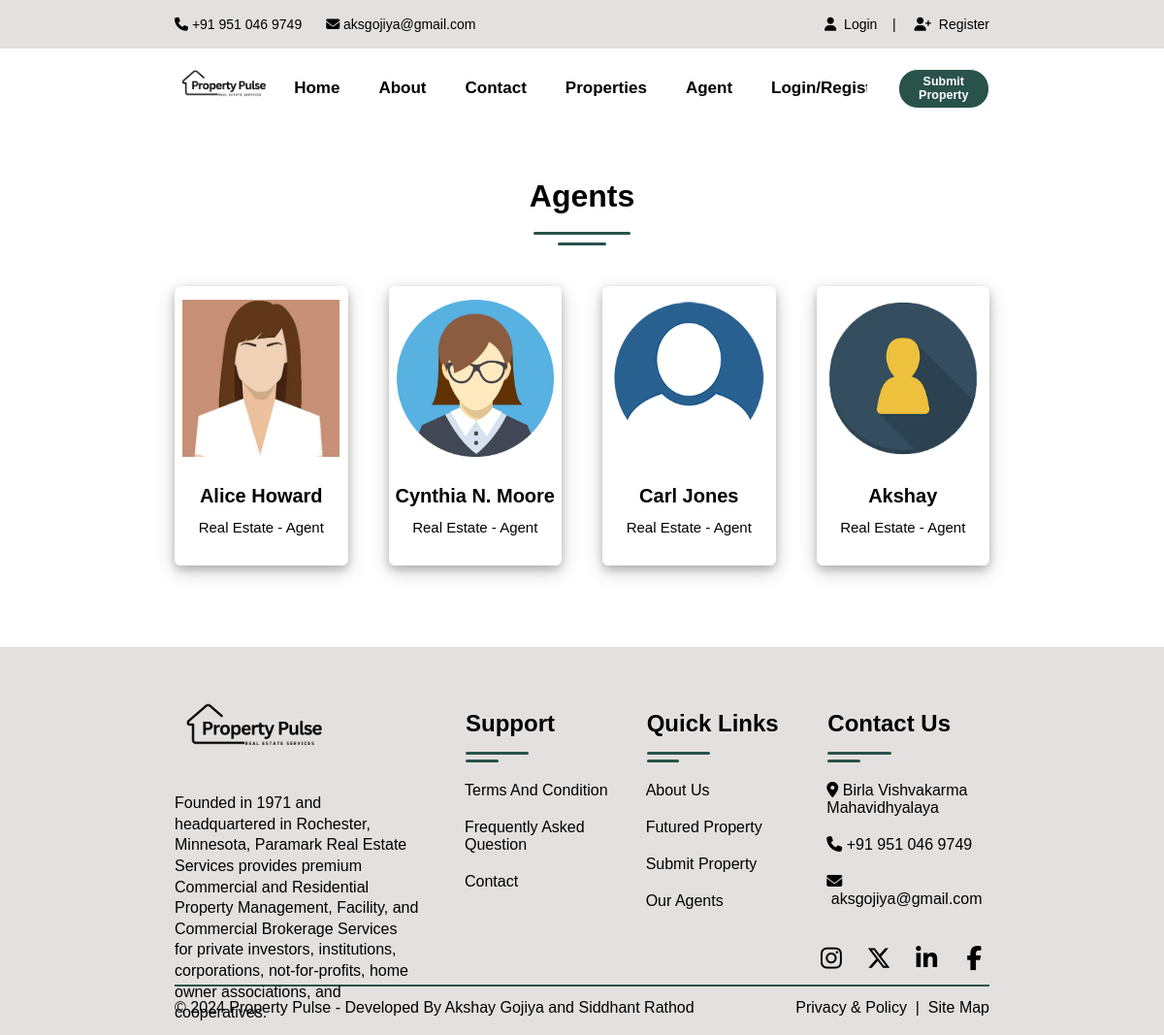
Page /agent.php on the committed database.
### tables this page shows
CREATE TABLE `user` (
  `uid` int(50) NOT NULL,
  `uname` varchar(100) NOT NULL,
  `uemail` varchar(100) NOT NULL,
  `uphone` varchar(20) NOT NULL,
  `upass` varchar(50) NOT NULL,
  `utype` varchar(50) NOT NULL,
  `uimage` varchar(300) NOT NULL,
  `otp` int(11) NOT NULL
);

### agent.php (the view, shortened to what this page needs)
<!DOCTYPE html>
<html lang="en">
<head>
    <link rel="stylesheet" type="text/css" href="CSS/agent.css">
</head>
<body>
    <header>
        <?php require("header.php"); ?>
    </header>
    <section>
        <div class="agent">
            <div class="agentmain">
                    <div class="agentupper">
                        Agents
                    </div>
                    <div class="agentlineone"></div>
                    <div class="agentlinetwo"></div>
                    <div class="agentlover">
                    <?php
							$query=mysqli_query($con,"SELECT * FROM user WHERE utype='agent'");
								while($row=mysqli_fetch_array($query))
								{
                            ?>
                        <div class="agentloverin">
                            <div class="agentloverinimg"><img src="admin/user/<?php echo $row['6'];?>" alt="Agent"></div>
                            <div class="agentloverintext1"><?php echo $row['1'];?></div>
                            <div class="agentloverintext2">Real Estate - Agent</div>
                        </div>
                        <?php } ?>
                    </div>
            </div>
        </div>
    </section>
    <footer>
        <?php require("footer.php"); ?>
    </footer>
</body>
</html>
</html>

### header.php (shortened to what this page needs)
<!DOCTYPE html>
<html lang="en">
<head>
    <link rel="stylesheet" type="text/css" href="CSS/header.css">
    <link rel="stylesheet" href="https://cdnjs.cloudflare.com/ajax/libs/font-awesome/6.5.2/css/all.min.css" />
</head>
<body>
    <div class="topheader">
        <div class="topheaderone">
            <div>
                <a href="#"><i class="fa-solid fa-phone"></i>&nbsp;+91 951 046 9749</a>
            </div>
            <div>
                <a href="#"><i class="fa-solid fa-envelope"></i>&nbsp;aksgojiya@gmail.com</a>
            </div>
        </div>
        <div class="topheadertwo">
            <?php  if(isset($_SESSION['uemail']))
                { ?>
                <div>
                    <a href="logout.php"><i class="fa-solid fa-user"></i>&nbsp;&nbsp;Logout&nbsp;&nbsp;&nbsp;&nbsp;</a>
                </div><?php } else { ?>
                <div>
                    <a href="login.php"><i class="fa-solid fa-user"></i>&nbsp;&nbsp;Login&nbsp;&nbsp;&nbsp;&nbsp;|</a>
                </div>
                <div>
                    <a href="register.php"><i class="fa-solid fa-user-plus"></i>&nbsp;&nbsp;Register</a>
                </div><?php } ?>
        </div>
    </div>
    <div class="navbar" id="headerfixed">
        <div class="nav">
            <div class="navlogo">
                <a href="index.php"><img src="Images/main.png" alt="Property Pulse" id="navlogo"></a>
            </div>
            <div class="navitem">
                <a href="index.php" id="navitem" class="headerline" >Home</a>
                <a href="about.php" id="navitem">About</a>
                <a href="contact.php" id="navitem">Contact</a>
                <a href="properties.php" id="navitem">Properties</a>
                <a href="agent.php" id="navitem">Agent</a>
                <?php  if(isset($_SESSION['uemail']))
                { ?>
                    <a href="profile.php" id="navitem">My Account</a>
                    <a href="userlisted.php" id="navitem">My Properties</a>
                    <?php } else { ?>
                        <a href="login.php" id="navitem">Login/Register</a>
                 <?php } ?>
            </div>
            <div class="navsubmit">
                <button id="navbutton"><a href="submitproperty.php" style="color:white">Submit Property</a></button>
            </div>
        </div>
    </div>
</body>
</html>

### footer.php (shortened to what this page needs)
<!DOCTYPE html>
<html lang="en">
<head>
    <link rel="stylesheet" href="https://cdnjs.cloudflare.com/ajax/libs/font-awesome/6.5.2/css/all.min.css" />
    <link rel="stylesheet" type="text/css" href="CSS/footer.css">
</head>
<body>
    <div class="footer">
        <div class="footermain">
             <div class="upfooter">
                    <div class="upfooterone">
                        <div class="upfooteroneinone">
                            <a href="index.php"><img src="Images/main.png" alt="Property Pulse" id="footerlogo"></a>
                        </div>
                        <div class="upfooteroneintwo">
                            <p id="footerpara" >Founded in 1971 and headquartered in Rochester, Minnesota, Paramark Real Estate Services provides premium Commercial and Residential Property Management, Facility, and Commercial Brokerage Services for private investors, institutions, corporations, not-for-profits, home owner associations, and cooperatives.</p>
                        </div>
                    </div>
                    <div class="upfootertwo">
                        <div class="upfooterinnerone">
                            <div class="emp"></div>
                            <h4 class="uph4" >Support</h4>
                            <div class="lineone"></div>
                            <div class="linetwo"></div>
                            <ul class="footerlistone" >
                                <li id="footerlistoneitem" ><a href="#" id="lowerfooteran">Terms And Condition</a></li>
                                <li id="footerlistoneitem"><a href="#" id="lowerfooteran">Frequently Asked Question</a></li>
                                <li id="footerlistoneitem"><a href="contact.php" id="lowerfooteran">Contact</a></li>
                            </ul>
                        </div>
                        <div class="upfooterinnertwo">
                            <div class="emp"></div>
                            <h4 class="uph4" >Quick Links</h4>
                            <div class="lineone"></div>
                            <div class="linetwo"></div>
                            <ul class="footerlistone" >
                                <li id="footerlistoneitem"><a href="about.php" id="lowerfooteran">About Us</a></li>
                                <li id="footerlistoneitem"><a href="properties.php" id="lowerfooteran">Futured Property</a></li>
                                <li id="footerlistoneitem"><a href="#" id="lowerfooteran">Submit Property</a></li>
                                <li id="footerlistoneitem"><a href="agent.php" id="lowerfooteran">Our Agents</a></li>
                            </ul>
                        </div>
                        <div class="upfooterinnerthree">
                            <div class="emp"></div>
                            <h4 class="uph4" >Contact Us</h4>
                            <div class="lineone"></div>
                            <div class="linetwo"></div>
                            <ul class="footerlistone" >
                                <li id="footerlistoneitem" class="lowerfooteran"><i class="fa-solid fa-location-dot locationfooter"></i>&nbsp;Birla Vishvakarma Mahavidhyalaya</li>
                                <li id="footerlistoneitem" class="lowerfooteran"><i class="fa-solid fa-phone"></i>&nbsp;+91 951 046 9749</li>
                                <li id="footerlistoneitem" class="lowerfooteran"><i class="fa-solid fa-envelope"></i>&nbsp;aksgojiya@gmail.com</li>
                            </ul>
                            <div class="footersocial">
                                <div class="social"><a href="https://www.instagram.com/akshaygojiya/"><i class="fa-brands fa-instagram"></i></a></div>
                                <div class="social"><a href="#"><i class="fa-brands fa-x-twitter"></i></a></div>
                                <div class="social"><a href="#"><i class="fa-brands fa-linkedin-in"></i></a></div>
                                <div class="social"><a href="#"><i class="fa-brands fa-facebook-f"></i></a></div>
                            </div>
                        </div>
                    </div>
             </div>
             <div class="lowfooter">
                <div class="lowleftfooter">
                    &copy; 2024 Property Pulse - Developed By Akshay Gojiya and Siddhant Rathod
                </div>
                <div class="lowrightfooter">
                    <a href="#" id="lowerfooteran">Privacy & Policy</a>&nbsp;&nbsp;|&nbsp;
                    <a href="#" id="lowerfooteran">Site Map</a>
                </div>
             </div>
        </div>
    </div>
</body>
</html>

### CSS/agent.css (style rules this page uses)
.agent { height: auto; width: 100%; display: flex; justify-content: center; align-items: center; }
.agentmain { height: auto; width: 70%; display: flex; flex-direction: column; }
.agentupper { padding-top: 50px; display: inline-block; text-align: center; align-items: center ; width: 100%; font-size: 32px; font-weight: bold; line-height: 1.3; height: 37px; text-align: center; font-size: 32px; }
.agentlineone { margin-left: 44%; display: flex; justify-content: center; text-align: center; height: 3px; width: 12%; background-color: #29524a; margin-top: 20px; border-radius: 20px; }
.agentlinetwo { margin-left: 47%; height: 3px; width: 6%; background-color: #29524a; margin-top: 8px; border-radius: 20px; }
.agentlover { width: 100%; height: auto; display: grid; grid-template-columns: repeat(4, 1fr); column-gap: 5%; row-gap: 10%; margin-top: 5%; margin-bottom: 10%; }
.agentloverin { height: 18rem; width: auto; box-shadow: 0 4px 8px 0 rgba(0, 0, 0, 0.2), 0 6px 20px 0 rgba(0, 0, 0, 0.19); display: flex; flex-direction: column; align-items: center; justify-content: space-evenly; border-radius: 6px; }
.agentloverinimg { display: flex; width: 100%; height: 66%; object-fit: cover; justify-content: center; align-items: center; box-sizing: border-box; position: relative; z-index: -20; }
.agentloverinimg img { height: 85%; width: auto; z-index: -2; }
.agentloverintext1 { padding-top: 1.5%; display: flex; width: 100%; height: 17%; text-align: center; justify-content: center; font-size: 20px; font-weight: bold; align-items: center; }
.agentloverintext2 { display: flex; width: 100%; height: 17%; text-align: center; justify-content: center; font-size: 15px; }

### CSS/header.css (style rules this page uses)
* { padding: 0; margin: 0; font-family: 'Helvetica Neue'; }
.topheader { height: 50px; background-color: #e4e0df; display: flex; justify-content: center; font-size: 14px; }
.topheaderone { width: 45%; height: 100%; display: flex; align-items: center; display: flex; gap: 25px; }
.topheadertwo { width: 25%; height: 100%; display: flex; align-items: center; justify-content: flex-end; gap: 19px; }
.navbar { height: 82px; display: flex; justify-content: center; background-color: white; position: relative; z-index: 20; }
.nav { width: 70%; height: 100%; display: flex; gap: 4px; }
a { text-decoration: none; color: black; }
.navlogo { height: 100%; width:13%; display: flex; align-items: center; justify-content: center; background-color: white; overflow: hidden; }
#navlogo { height: 100%; width: 100%; object-fit: cover; transition: all ease-in-out 0.2s; transform: scale(1); overflow: hidden; }
.navitem { height: 100%; width: 60%; display: flex; align-items: center; margin-left: 10px; background-color: white; font-size: 17px; font-weight: bold; }
.navsubmit { margin-left: auto; margin-right: 0; height: 100%; width: 15%; display: flex; align-items: center; justify-content: flex-end; background-color: white; }
#navbutton { height: 50%; width: 75%; object-fit: cover; border-radius: 20px; border: 1px solid white; font-size: 78%; padding: 2%; font-weight: bold; background-color: #29524a; color: white; transition: all ease-in-out 0.6s; }
#navitem { transition: all ease-in-out 0.3s; margin-right: 40px; }

### rows in the picture
user: uimage (picture), uname "Alice Howard"
user: uimage (placeholder picture), uname "Cynthia N. Moore"
user: uimage (picture), uname "Carl Jones"
user: uimage (picture), uname "Akshay"
